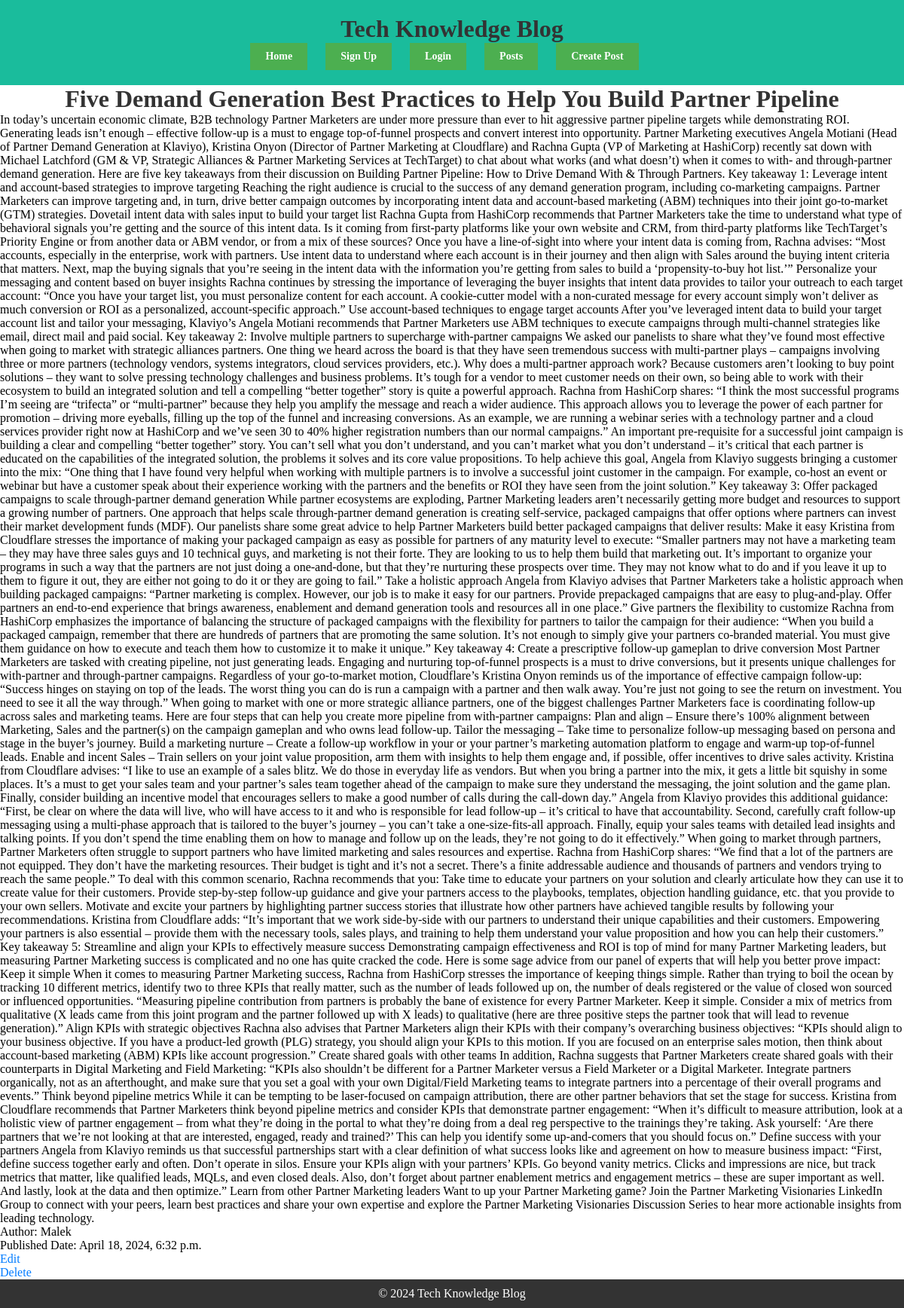
Screenshot of /posts/5/ with the database file from the repository.
### blog/models.py (models this page shows, shortened)
class Post(models.Model):
    title = models.CharField(max_length=200)
    content = models.TextField()
    author = models.ForeignKey(User, on_delete=models.CASCADE)
    pub_date = models.DateTimeField(auto_now_add=True)

### blog/views.py (the view)
# urls.py: path('posts/<int:post_id>/', views.post_detail, name='post_detail'),
def post_detail(request, post_id):
    post = get_object_or_404(Post, pk=post_id)
    return render(request, 'blog/post_detail.html', {'post': post})

### blog/templates/blog/post_detail.html
{% extends "base.html" %}
{% load static %}
{% block content %}
<h1>{{ post.title }}</h1>
<p>{{ post.content }}</p>
<p>Author: {{ post.author }}</p>
<p>Published Date: {{ post.pub_date }}</p>
<a href="{% url 'post_update' pk=post.pk %}">Edit</a>
<a href="{% url 'post_delete' pk=post.pk %}">Delete</a>
{% endblock %}

### static/css/styles.css (style rules this page uses)
body, html { overflow-x: hidden; }
* { margin: 0; padding: 0; box-sizing: border-box; }
body, main { min-height: 100vh; display: flex; flex-direction: column; justify-content: space-between; }
h1, h2, h3, h4, h5, h6, p { margin: 0; }
h1 { text-align: center; color: #333; }
a { color: #007bff; text-decoration: none; }

### rows the page displays
Post: title "Five Demand Generation Best Practices to Help You Build Partner Pipeline", content "In today’s uncertain economic climate, B2B technology Partner Marketers are under more pressure than ever to hit aggressive partner pipeline targets while demonstrating ROI. Generating leads isn’t enough – effective follow-up is a must to engage top-of-funnel prospects and convert interest into opportunity. Partner Marketing executives Angela Motiani (Head of Partner Demand Generation at Klaviyo), Kristina Onyon (Director of Partner Marketing at Cloudflare) and Rachna Gupta (VP of Marketing at HashiCorp) recently sat down with Michael Latchford (GM & VP, Strategic Alliances & Partner Marketing Services at TechTarget) to chat about what works (and what doesn’t) when it comes to with- and…", author "Malek", pub_date "April 18, 2024, 6:32 p.m."
